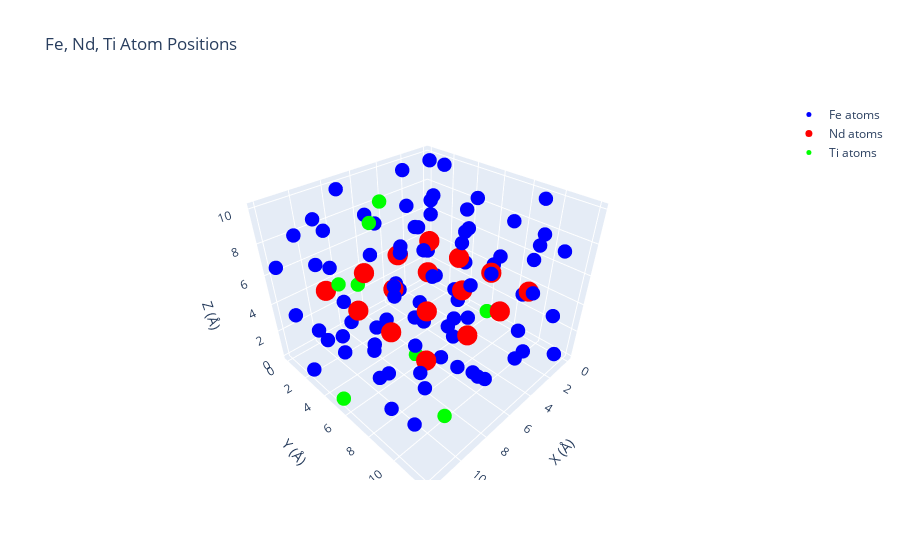

Notebook source saved alongside this figure:
### Code cell
supercell.graph()
sa_optimizer.plot_convergence()
